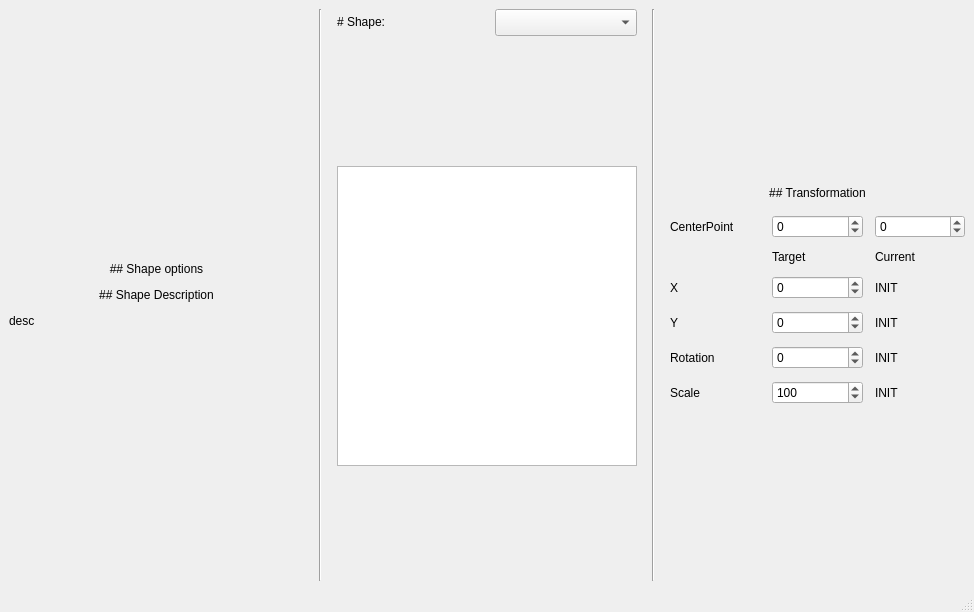
<?xml version="1.0" encoding="UTF-8"?>
<ui version="4.0">
 <class>MainWindow</class>
 <widget class="QMainWindow" name="MainWindow">
  <property name="geometry">
   <rect>
    <x>0</x>
    <y>0</y>
    <width>974</width>
    <height>612</height>
   </rect>
  </property>
  <property name="windowTitle">
   <string>MainWindow</string>
  </property>
  <widget class="QWidget" name="centralwidget">
   <layout class="QHBoxLayout" name="horizontalLayout_2">
    <item>
     <layout class="QHBoxLayout" name="horizontalLayout">
      <property name="spacing">
       <number>15</number>
      </property>
      <property name="sizeConstraint">
       <enum>QLayout::SetMaximumSize</enum>
      </property>
      <item>
       <layout class="QVBoxLayout" name="verticalLayout">
        <item>
         <layout class="QVBoxLayout" name="vertRoot">
          <property name="spacing">
           <number>12</number>
          </property>
          <item>
           <spacer name="verticalSpacer_6">
            <property name="orientation">
             <enum>Qt::Vertical</enum>
            </property>
            <property name="sizeHint" stdset="0">
             <size>
              <width>20</width>
              <height>40</height>
             </size>
            </property>
           </spacer>
          </item>
          <item>
           <widget class="QLabel" name="optionsLabel">
            <property name="sizePolicy">
             <sizepolicy hsizetype="Preferred" vsizetype="Fixed">
              <horstretch>0</horstretch>
              <verstretch>0</verstretch>
             </sizepolicy>
            </property>
            <property name="text">
             <string>## Shape options</string>
            </property>
            <property name="textFormat">
             <enum>Qt::MarkdownText</enum>
            </property>
            <property name="alignment">
             <set>Qt::AlignCenter</set>
            </property>
           </widget>
          </item>
          <item>
           <layout class="QFormLayout" name="shapeProps">
            <property name="labelAlignment">
             <set>Qt::AlignLeading|Qt::AlignLeft|Qt::AlignVCenter</set>
            </property>
            <property name="formAlignment">
             <set>Qt::AlignJustify|Qt::AlignTop</set>
            </property>
           </layout>
          </item>
          <item>
           <widget class="QLabel" name="label_3">
            <property name="text">
             <string>## Shape Description</string>
            </property>
            <property name="textFormat">
             <enum>Qt::MarkdownText</enum>
            </property>
            <property name="alignment">
             <set>Qt::AlignCenter</set>
            </property>
           </widget>
          </item>
          <item>
           <widget class="QLabel" name="shapeDesc">
            <property name="text">
             <string>desc</string>
            </property>
            <property name="textFormat">
             <enum>Qt::MarkdownText</enum>
            </property>
            <property name="alignment">
             <set>Qt::AlignLeading|Qt::AlignLeft|Qt::AlignVCenter</set>
            </property>
           </widget>
          </item>
          <item>
           <spacer name="verticalSpacer">
            <property name="orientation">
             <enum>Qt::Vertical</enum>
            </property>
            <property name="sizeHint" stdset="0">
             <size>
              <width>20</width>
              <height>40</height>
             </size>
            </property>
           </spacer>
          </item>
         </layout>
        </item>
       </layout>
      </item>
      <item>
       <widget class="Line" name="line">
        <property name="orientation">
         <enum>Qt::Vertical</enum>
        </property>
       </widget>
      </item>
      <item>
       <layout class="QVBoxLayout" name="verticalLayout_5">
        <item>
         <layout class="QHBoxLayout" name="shapeLay">
          <property name="sizeConstraint">
           <enum>QLayout::SetMinimumSize</enum>
          </property>
          <item>
           <widget class="QLabel" name="label">
            <property name="sizePolicy">
             <sizepolicy hsizetype="Minimum" vsizetype="Fixed">
              <horstretch>0</horstretch>
              <verstretch>0</verstretch>
             </sizepolicy>
            </property>
            <property name="text">
             <string># Shape:   </string>
            </property>
            <property name="textFormat">
             <enum>Qt::MarkdownText</enum>
            </property>
           </widget>
          </item>
          <item>
           <widget class="QComboBox" name="shapeInp">
            <property name="sizePolicy">
             <sizepolicy hsizetype="Preferred" vsizetype="Fixed">
              <horstretch>0</horstretch>
              <verstretch>0</verstretch>
             </sizepolicy>
            </property>
            <property name="font">
             <font>
              <pointsize>12</pointsize>
             </font>
            </property>
            <property name="editable">
             <bool>false</bool>
            </property>
           </widget>
          </item>
         </layout>
        </item>
        <item>
         <spacer name="verticalSpacer_5">
          <property name="orientation">
           <enum>Qt::Vertical</enum>
          </property>
          <property name="sizeHint" stdset="0">
           <size>
            <width>20</width>
            <height>40</height>
           </size>
          </property>
         </spacer>
        </item>
        <item>
         <widget class="QGraphicsView" name="graphicsView">
          <property name="sizePolicy">
           <sizepolicy hsizetype="Fixed" vsizetype="Fixed">
            <horstretch>0</horstretch>
            <verstretch>0</verstretch>
           </sizepolicy>
          </property>
          <property name="minimumSize">
           <size>
            <width>300</width>
            <height>300</height>
           </size>
          </property>
         </widget>
        </item>
        <item>
         <spacer name="verticalSpacer_4">
          <property name="orientation">
           <enum>Qt::Vertical</enum>
          </property>
          <property name="sizeHint" stdset="0">
           <size>
            <width>20</width>
            <height>40</height>
           </size>
          </property>
         </spacer>
        </item>
       </layout>
      </item>
      <item>
       <widget class="Line" name="line_2">
        <property name="orientation">
         <enum>Qt::Vertical</enum>
        </property>
       </widget>
      </item>
      <item>
       <layout class="QVBoxLayout" name="verticalLayout_3">
        <item>
         <spacer name="verticalSpacer_2">
          <property name="orientation">
           <enum>Qt::Vertical</enum>
          </property>
          <property name="sizeHint" stdset="0">
           <size>
            <width>20</width>
            <height>40</height>
           </size>
          </property>
         </spacer>
        </item>
        <item>
         <widget class="QLabel" name="label_2">
          <property name="text">
           <string>## Transformation</string>
          </property>
          <property name="textFormat">
           <enum>Qt::MarkdownText</enum>
          </property>
          <property name="alignment">
           <set>Qt::AlignCenter</set>
          </property>
         </widget>
        </item>
        <item>
         <layout class="QGridLayout" name="gridLayout">
          <property name="sizeConstraint">
           <enum>QLayout::SetMinimumSize</enum>
          </property>
          <property name="spacing">
           <number>12</number>
          </property>
          <item row="1" column="1">
           <widget class="QSpinBox" name="transPointX">
            <property name="minimum">
             <number>-300</number>
            </property>
            <property name="maximum">
             <number>300</number>
            </property>
           </widget>
          </item>
          <item row="3" column="2">
           <widget class="QLabel" name="xCur">
            <property name="text">
             <string>INIT</string>
            </property>
           </widget>
          </item>
          <item row="2" column="1">
           <widget class="QLabel" name="targLabel">
            <property name="text">
             <string>Target</string>
            </property>
            <property name="alignment">
             <set>Qt::AlignLeading|Qt::AlignLeft|Qt::AlignVCenter</set>
            </property>
           </widget>
          </item>
          <item row="4" column="1">
           <widget class="QSpinBox" name="yInp">
            <property name="minimum">
             <number>-1000</number>
            </property>
            <property name="maximum">
             <number>1000</number>
            </property>
           </widget>
          </item>
          <item row="5" column="0">
           <widget class="QLabel" name="rotLabel">
            <property name="text">
             <string>Rotation</string>
            </property>
           </widget>
          </item>
          <item row="3" column="0">
           <widget class="QLabel" name="xLabel">
            <property name="text">
             <string>X</string>
            </property>
           </widget>
          </item>
          <item row="5" column="2">
           <widget class="QLabel" name="rotCur">
            <property name="text">
             <string>INIT</string>
            </property>
           </widget>
          </item>
          <item row="3" column="1">
           <widget class="QSpinBox" name="xInp">
            <property name="minimum">
             <number>-1000</number>
            </property>
            <property name="maximum">
             <number>1000</number>
            </property>
           </widget>
          </item>
          <item row="6" column="0">
           <widget class="QLabel" name="scaleLabel">
            <property name="text">
             <string>Scale</string>
            </property>
           </widget>
          </item>
          <item row="2" column="2">
           <widget class="QLabel" name="curLabel">
            <property name="text">
             <string>Current</string>
            </property>
            <property name="alignment">
             <set>Qt::AlignLeading|Qt::AlignLeft|Qt::AlignVCenter</set>
            </property>
           </widget>
          </item>
          <item row="6" column="1">
           <widget class="QSpinBox" name="scaleInp">
            <property name="minimum">
             <number>1</number>
            </property>
            <property name="maximum">
             <number>10000</number>
            </property>
            <property name="value">
             <number>100</number>
            </property>
           </widget>
          </item>
          <item row="5" column="1">
           <widget class="QSpinBox" name="rotInp">
            <property name="minimum">
             <number>-999999999</number>
            </property>
            <property name="maximum">
             <number>999999999</number>
            </property>
           </widget>
          </item>
          <item row="4" column="2">
           <widget class="QLabel" name="yCur">
            <property name="text">
             <string>INIT</string>
            </property>
           </widget>
          </item>
          <item row="6" column="2">
           <widget class="QLabel" name="scaleCur">
            <property name="text">
             <string>INIT</string>
            </property>
           </widget>
          </item>
          <item row="1" column="2">
           <widget class="QSpinBox" name="transPointY">
            <property name="minimum">
             <number>-300</number>
            </property>
            <property name="maximum">
             <number>300</number>
            </property>
           </widget>
          </item>
          <item row="1" column="0">
           <widget class="QLabel" name="transPointLabel">
            <property name="text">
             <string>CenterPoint</string>
            </property>
           </widget>
          </item>
          <item row="2" column="0">
           <widget class="QLabel" name="emptyLabel">
            <property name="text">
             <string/>
            </property>
           </widget>
          </item>
          <item row="4" column="0">
           <widget class="QLabel" name="yLabel">
            <property name="text">
             <string>Y</string>
            </property>
           </widget>
          </item>
         </layout>
        </item>
        <item>
         <spacer name="verticalSpacer_3">
          <property name="orientation">
           <enum>Qt::Vertical</enum>
          </property>
          <property name="sizeHint" stdset="0">
           <size>
            <width>20</width>
            <height>40</height>
           </size>
          </property>
         </spacer>
        </item>
       </layout>
      </item>
     </layout>
    </item>
   </layout>
  </widget>
  <widget class="QMenuBar" name="menubar">
   <property name="enabled">
    <bool>false</bool>
   </property>
   <property name="geometry">
    <rect>
     <x>0</x>
     <y>0</y>
     <width>974</width>
     <height>22</height>
    </rect>
   </property>
  </widget>
  <widget class="QStatusBar" name="statusbar">
   <property name="enabled">
    <bool>false</bool>
   </property>
  </widget>
 </widget>
 <resources/>
 <connections/>
</ui>
